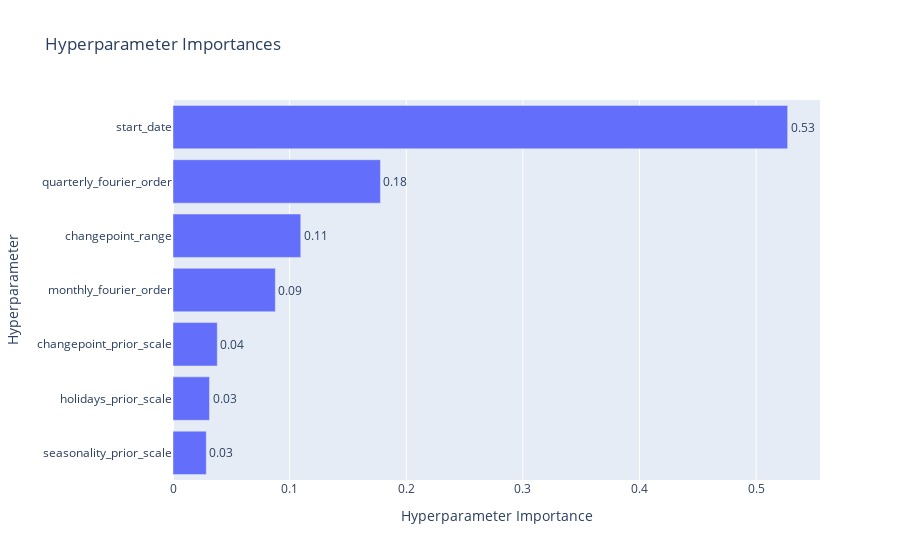

Notebook source saved alongside this figure:
### Code cell
fig = plot_param_importances(study)
fig.show()

### Figure 1 — Plotly figure (JSON) as saved in the notebook; plotly's stock layout.template omitted (floating-point values rounded to 4 significant figures)
{"data": [{"cliponaxis": false, "hovertemplate": ["seasonality_prior_scale (FloatDistribution): 0.02853641254182734<extra></extra>", "holidays_prior_scale (FloatDistribution): 0.03130143973564267<extra></extra>", "changepoint_prior_scale (FloatDistribution): 0.037968282841944874<extra></extra>", "monthly_fourier_order (IntDistribution): 0.08774487739601518<extra></extra>", "changepoint_range (FloatDistribution): 0.10954313836351325<extra></extra>", "quarterly_fourier_order (IntDistribution): 0.1778821326074438<extra></extra>", "start_date (CategoricalDistribution): 0.5270237165136129<extra></extra>"], "name": "Objective Value", "orientation": "h", "text": ["0.03", "0.03", "0.04", "0.09", "0.11", "0.18", "0.53"], "textposition": "outside", "type": "bar", "x": [0.02854, 0.0313, 0.03797, 0.08774, 0.1095, 0.1779, 0.527], "y": ["seasonality_prior_scale", "holidays_prior_scale", "changepoint_prior_scale", "monthly_fourier_order", "changepoint_range", "quarterly_fourier_order", "start_date"]}], "layout": {"title": {"text": "Hyperparameter Importances"}, "xaxis": {"title": {"text": "Hyperparameter Importance"}}, "yaxis": {"title": {"text": "Hyperparameter"}}}}
